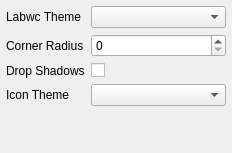
<?xml version="1.0" encoding="UTF-8"?>
<ui version="4.0">
 <class>pageAppearance</class>
 <widget class="QWidget" name="pageAppearance">
  <property name="geometry">
   <rect>
    <x>0</x>
    <y>0</y>
    <width>232</width>
    <height>153</height>
   </rect>
  </property>
  <layout class="QFormLayout" name="layPage1">
   <property name="leftMargin">
    <number>6</number>
   </property>
   <property name="topMargin">
    <number>6</number>
   </property>
   <property name="rightMargin">
    <number>6</number>
   </property>
   <property name="bottomMargin">
    <number>6</number>
   </property>
   <item row="0" column="0">
    <widget class="QLabel" name="label">
     <property name="text">
      <string>Labwc Theme</string>
     </property>
    </widget>
   </item>
   <item row="0" column="1">
    <widget class="QComboBox" name="openboxTheme"/>
   </item>
   <item row="1" column="0">
    <widget class="QLabel" name="label_2">
     <property name="text">
      <string>Corner Radius</string>
     </property>
    </widget>
   </item>
   <item row="1" column="1">
    <widget class="QSpinBox" name="cornerRadius"/>
   </item>
   <item row="2" column="0">
    <widget class="QLabel" name="label_3">
     <property name="text">
      <string>Drop Shadows</string>
     </property>
    </widget>
   </item>
   <item row="2" column="1">
    <widget class="QCheckBox" name="dropShadows"/>
   </item>
   <item row="3" column="0">
    <widget class="QLabel" name="label_1">
     <property name="text">
      <string>Icon Theme</string>
     </property>
    </widget>
   </item>
   <item row="3" column="1">
    <widget class="QComboBox" name="iconTheme"/>
   </item>
  </layout>
 </widget>
 <resources/>
 <connections/>
</ui>
